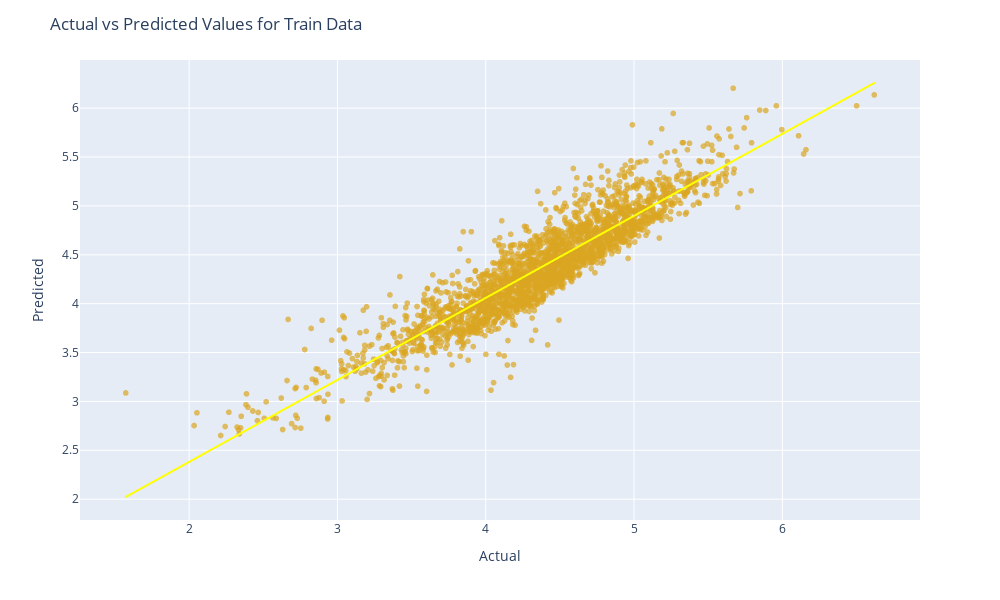

Notebook code for this chart:
### Code cell
# Create a scatter plot of actual vs Predicted values
import plotly.express as px
import pandas as pd


fig = px.scatter(df_pred_train, x='Actual', y='Predicted', opacity=0.7, trendline='ols',
                 trendline_color_override='yellow', color_discrete_sequence=['goldenrod'])
fig.update_layout(title='Actual vs Predicted Values for Train Data', xaxis_title='Actual', yaxis_title='Predicted',
                  width=1000, height=600)

fig.show()

### Figure 1 — Plotly figure (JSON) as saved in the notebook; plotly's stock layout.template omitted (floating-point values rounded to 4 significant figures; data arrays with more than 128 entries replaced by an {"elided": "..."} marker saying what was removed)
{"data": [{"hovertemplate": "Actual=%{x}<br>Predicted=%{y}<extra></extra>", "legendgroup": "", "marker": {"color": "goldenrod", "opacity": 0.7, "symbol": "circle"}, "mode": "markers", "name": "", "showlegend": false, "x": {"elided": "2417 float values"}, "xaxis": "x", "y": {"elided": "2417 float values"}, "yaxis": "y", "type": "scattergl"}, {"hovertemplate": "<b>OLS trendline</b><br>Predicted = 0.83924 * Actual + 0.702188<br>R<sup>2</sup>=0.839240<br><br>Actual=%{x}<br>Predicted=%{y} <b>(trend)</b><extra></extra>", "legendgroup": "", "line": {"color": "yellow"}, "marker": {"color": "goldenrod", "symbol": "circle"}, "mode": "lines", "name": "", "showlegend": false, "x": {"elided": "2417 float values"}, "xaxis": "x", "y": {"elided": "2417 float values"}, "yaxis": "y", "type": "scattergl"}], "layout": {"xaxis": {"anchor": "y", "domain": [0, 1], "title": {"text": "Actual"}}, "yaxis": {"anchor": "x", "domain": [0, 1], "title": {"text": "Predicted"}}, "legend": {"tracegroupgap": 0}, "margin": {"t": 60}, "title": {"text": "Actual vs Predicted Values for Train Data"}, "width": 1000, "height": 600}}
